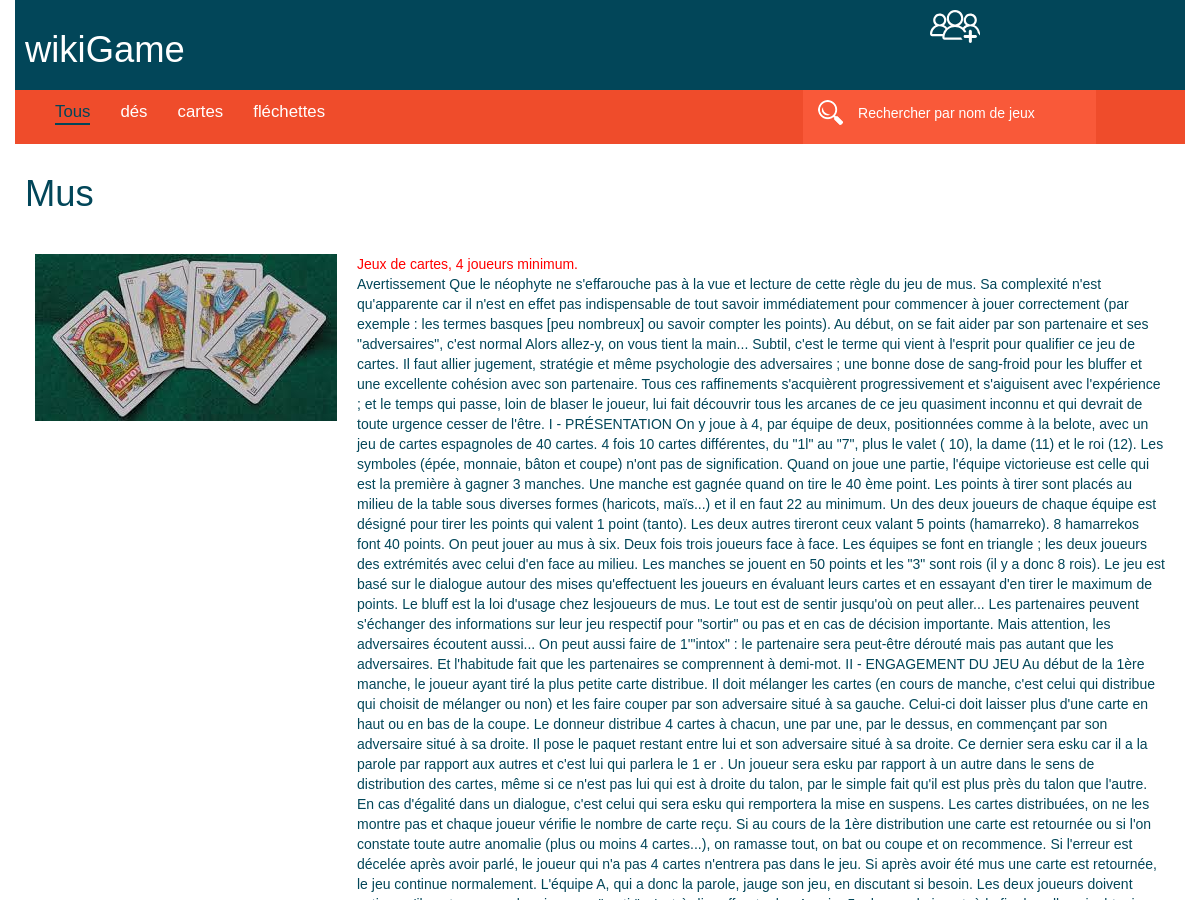
Before: /templates/fiche.php?id=2 (upper part) with the older database file.
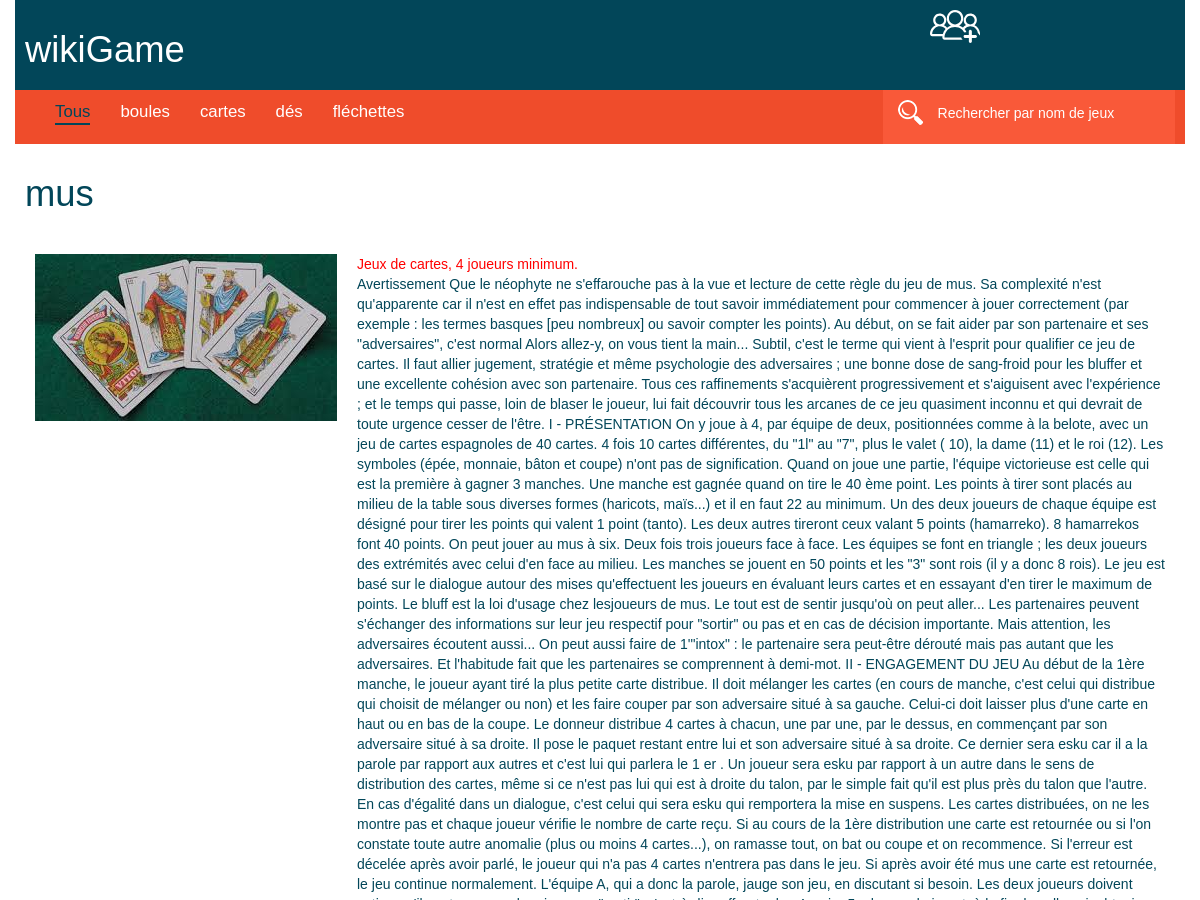
After: the same page with the newer database file.
### tables this page shows
CREATE TABLE IF NOT EXISTS jeux (
  id int(11) NOT NULL AUTO_INCREMENT,
  nom varchar(255) NOT NULL,
  regle text NOT NULL,
  nbr_joueur int(2) DEFAULT NULL,
  image varchar(50) NOT NULL,
  id_type int(2) NOT NULL,
  date_creation datetime NOT NULL DEFAULT CURRENT_TIMESTAMP,
  id_uploader int(11) NOT NULL,
  PRIMARY KEY (id),
  UNIQUE KEY nom (nom)
);

CREATE TABLE IF NOT EXISTS genre (
  id int(10) UNSIGNED NOT NULL AUTO_INCREMENT,
  type varchar(25) NOT NULL,
  PRIMARY KEY (id),
  UNIQUE KEY type (type)
);

### libs/functions.php (called while the page is built, shortened)
<?php
function displayType() {
		global $db;
		$sql = 'SELECT DISTINCT type FROM genre';
		$request = $db->query($sql);
		return $request->fetchall();
	}
function listGame() {
		global $db;
		$sql = 'SELECT * FROM jeux INNER JOIN genre ON genre.id = jeux.id_type';
		$request = $db->query($sql);
		return $request->fetchall();
	}
?>

### templates/fiche.php (the view)
<?php
$url = $_SERVER['DOCUMENT_ROOT'] . '/WikiGame/';
include($url . 'templates/header.php'); ?>
<section id="fiche">
<?php
	foreach (listGame() as $key => $value) {
		if ($_GET['id'] == $key) { ?>
			<h1><?= $value['nom']; ?></h1>
			<div id="content-fiche">
				<div id="image-fiche">
					<img src="/WikiGame/images/<?= $value['image']; ?>" alt="<?= $value['nom']; ?>" />
				</div>
				<div id="text-fiche">
					<span><?= "Jeux de " . $value['type'] . ", " . $value['nbr_joueur'] . " joueurs minimum."; ?></span><br />
					<p><?= $value['regle']; ?></p>
				</div>
			</div>
		<?php }
	}
?>
</section>
<?php include ($url . 'templates/footer.php'); ?>

### templates/header.php (shortened to what this page needs)
<?php
$url = $_SERVER['DOCUMENT_ROOT'] . '/WikiGame/';
include($url . 'libs/database.php');
include($url . 'libs/functions.php');
?>
<!DOCTYPE html>
<html lang="fr">
<head>
	<link rel="stylesheet" href="https://maxcdn.bootstrapcdn.com/bootstrap/3.3.7/css/bootstrap.min.css">
	<link rel="stylesheet" href="/WikiGame/css/style.css">
</head>
<body class="container-fluid">
	<header>
		<div id="title">
			<a href="/WikiGame/index.php"><h1>wikiGame</h1></a>
		</div>
		<div id="login">
			<?php
			if(!empty($_SESSION['auth'])) { ?>
				<a href="/WikiGame/templates/profil.php"><img src="/WikiGame/images/profil.png" alt="profil" />Profil de <?= nomSession(); ?></a>
			<?php } else { ?>
				<a href="/WikiGame/templates/login.php"><img src="/WikiGame/images/logoLogin.svg" alt="login" /></a>
			<?php } ?>
		</div>
	</header>
	<nav>
		<ul>
			<li<?= (empty($_GET['type']) && empty($_GET['search'])) ? ' class="type-current"' : ''; ?>>
				<a href="/WikiGame/index.php" title="Tous">Tous</a>
			</li>
			<?php foreach (displayType() as $key => $value) {?>
				<?php $value = $value['type']; ?>
				<li<?= (!empty($_GET['type']) && $_GET['type'] == $value) ? ' class="type-current"' : ''; ?>>
					<a href="/WikiGame/index.php?type=<?php echo $value; ?>" title="<?php echo $value; ?>"><?php echo $value; ?></a>
				</li>
			<?php } ?>
		</ul>
		<div id="search">
			<form action="/WikiGame/index.php" method="get" autocomplete="off">
				<div class="input-search">
					<input type="text" name="search" placeholder="Rechercher par nom de jeux" />
				</div>
				<div class="input-validate">
					<input type="submit" value="Rechercher" />
				</div>
			</form>
		</div>
	</nav>

Changed rows visible on the page:
changed jeux "cartes": nom "Mus" → "mus"
Other visible differences:
new list line: "boules"
